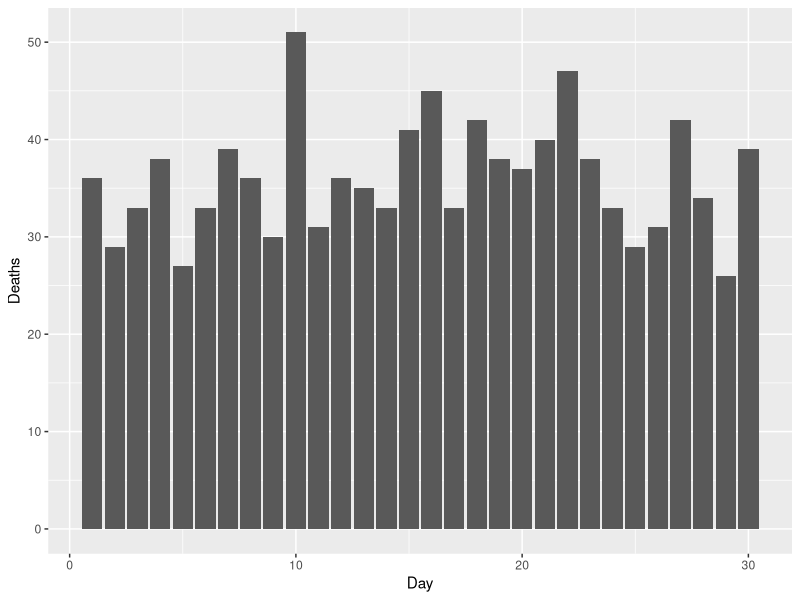
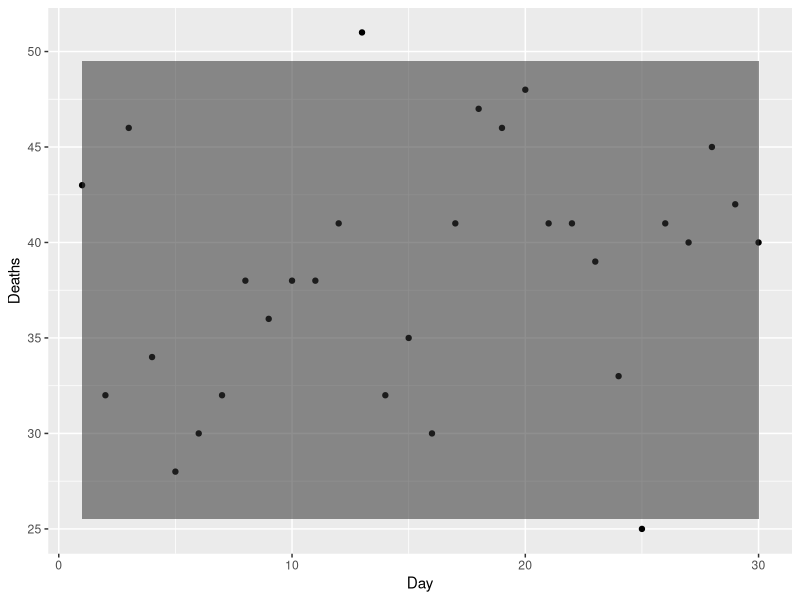
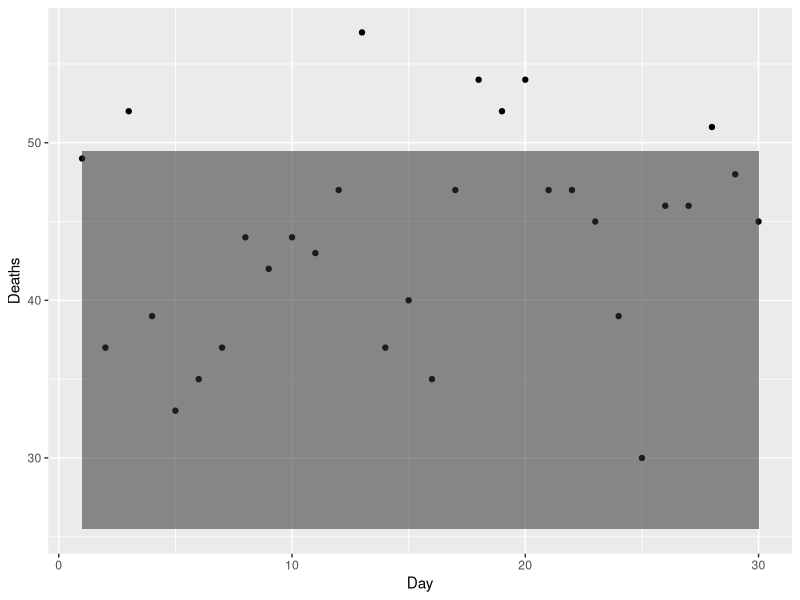

Write the R code that produced these figures, in order.
## ---- chunk 1
library(ggplot2)
library(scales)

D <- data.frame(Deaths=rpois(30,37.5),Day=1:30)

#Make Plot

g <- ggplot() + geom_col(data=D,aes(x=Day,y=Deaths))
plot(g)

## ---- chunk 2
library(ggplot2)
library(scales)
set.seed(12)

D <- data.frame(Deaths=rpois(30,37.5),Day=1:30)
DN <- data.frame(Deaths=rpois(30,(37.5+1.39)),Day=1:30)
meand <- 37.5
ymin <- meand-1.96*sqrt(meand)
ymax <- meand+1.96*sqrt(meand)

#Make Plot

g <- ggplot() + geom_point(data=DN,aes(x=Day,y=Deaths))
g <- g + geom_ribbon(data=D, aes(x=Day, ymin = ymin, ymax = ymax,alpha=0.8),show.legend = FALSE)
plot(g)
## ---- chunk 3
library(ggplot2)
library(scales)
set.seed(12)

D <- data.frame(Deaths=rpois(30,37.5),Day=1:30)
DN <- data.frame(Deaths=rpois(30,(37.5+(5000/720))),Day=1:30)
meand <- 37.5
ymin <- meand-1.96*sqrt(meand)
ymax <- meand+1.96*sqrt(meand)

#Make Plot

g <- ggplot() + geom_point(data=DN,aes(x=Day,y=Deaths))
g <- g + geom_ribbon(data=D, aes(x=Day, ymin = ymin, ymax = ymax,alpha=0.8),show.legend = FALSE)
plot(g)
